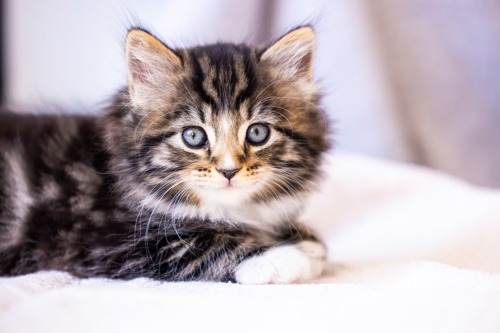
#> input picture Lab4/1.jpg, 500 x 333 px, found by its file name
$ python 3.py
#> lines starting #> are read from the running program, lines starting #| are printed output that depends on the picture
import numpy as np
import cv2


def create_gauss_kernel(size, sigma):

    kernel = np.zeros((size, size))
    center = size // 2

    print(f"Создание матрицы {size}x{size}, Sigma={sigma}")
    print(f"Центр матрицы: ({center}, {center})")

    for i in range(size):
        for j in range(size):
            x = i
            y = j
            distance_sq = (x - center)**2 + (y - center)**2
            kernel[i, j] = (1 / (2 * np.pi * sigma**2)) * np.exp((-1) * (distance_sq / (2 * sigma**2)))

    return kernel

def normalize_kernel(kernel):

    kernel_sum = np.sum(kernel)
    normalized = kernel / kernel_sum
    return normalized


def apply_gauss_filter(image, kernel):

    filtered_image = image.copy()

    kernel_size = kernel.shape[0]

    padding = kernel_size // 2

    height, width = image.shape

    print(f"Размер изображения: {height}x{width}")
    print(f"Размер ядра: {kernel_size}x{kernel_size}")
    print(f"Обрабатываемые пиксели: [{padding}:{height-padding}, {padding}:{width-padding}]")


    for y in range(padding, height - padding):
        for x in range(padding, width - padding):

            start_y = y - padding
            end_y = y + padding + 1
            start_x = x - padding
            end_x = x + padding + 1

            okno = image[start_y:end_y, start_x:end_x]

            new_value = 0
            for k in range(kernel_size):
                for l in range(kernel_size):
                    new_value += okno[k, l] * kernel[k, l]

            filtered_image[y, x] = new_value

    return filtered_image


print("ЗАДАНИЕ 1")

sizes = [3, 5, 7]
sigma = 1.0

gaussian_kernels = {}

for size in sizes:
    kernel = create_gauss_kernel(size, sigma)
    gaussian_kernels[size] = kernel

    print(f"\nМатрица Гаусса {size}x{size} (до нормирования):")
    for row in kernel:
        print(" ".join([f"{val:.3f}" for val in row]))

    print(f"Сумма элементов: {np.sum(kernel):.3f}")

    print("-" * 40)


print("ЗАДАНИЕ 2")

normalized_kernels = {}

for size in sizes:
    original_kernel = gaussian_kernels[size]
    normalized_kernel = normalize_kernel(original_kernel)
    normalized_kernels[size] = normalized_kernel

    print(f"\nНормированная матрица {size}x{size}:")
    for row in normalized_kernel:
        print(" ".join([f"{val:.3f}" for val in row]))
    print(f"Сумма элементов: {np.sum(normalized_kernel):.3f}")

    print("-" * 40)


print("ЗАДАНИЕ 3-4-5")

pickme = cv2.imread("C:\\1.jpg")
#> pickme is the input picture: shape (333, 500, 3); mean B, G, R 177.9, 172.5, 183.2
pickme_gray = cv2.cvtColor(pickme, cv2.COLOR_BGR2GRAY)
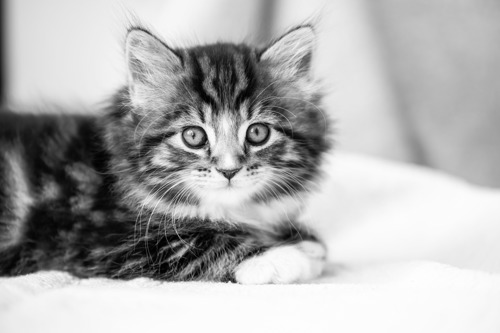
#> pickme_gray: shape (333, 500); min 0, max 255, mean 176.3

opencv_filtered = cv2.GaussianBlur(pickme_gray, (5, 5), 5)
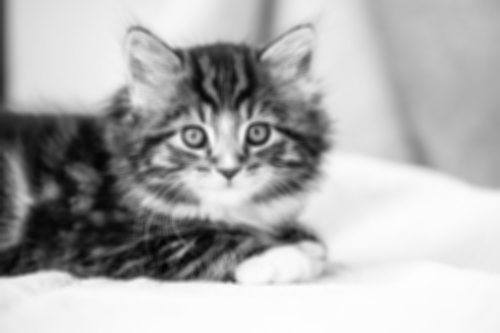
#> opencv_filtered: shape (333, 500); min 4, max 253, mean 176.3

kernel = create_gauss_kernel(5, 5)
kernel = normalize_kernel(kernel)
my_filtered_pickme = apply_gauss_filter(pickme_gray, kernel)
#| Размер изображения: 333x500
#| Обрабатываемые пиксели: [2:331, 2:498]


cv2.imshow('Original', pickme_gray)
cv2.imshow('MY GAUSS', my_filtered_pickme)
cv2.imshow('OpenCV GAUSS', opencv_filtered)


cv2.waitKey(0)
cv2.destroyAllWindows()
